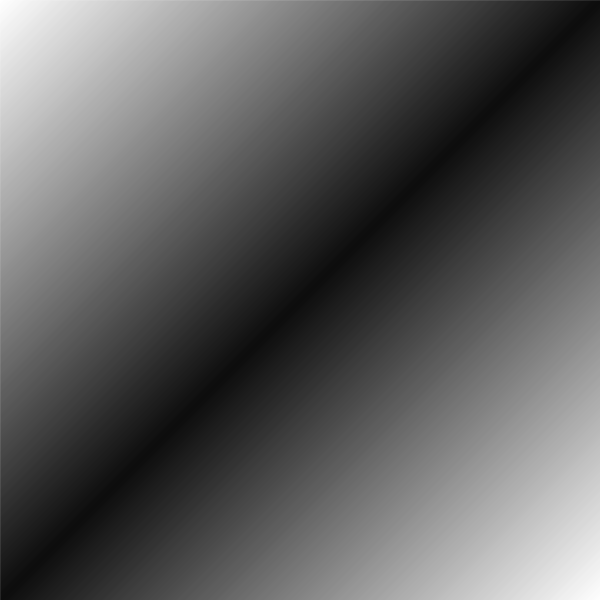
Frame 1 (no input)
Frame 60 (the mouse pressed at the canvas centre just before this capture): identical to frame 1, image omitted
Frame 120 (the mouse held since frame 60 and released just before this capture): identical to frame 1, image omitted

The Processing sketch that drew this single still picture (run headless with seeded random() and noise(); from frame 60 on, the mouse is pressed at the canvas centre):

// Processing sketch: processing_129144
// ── processing_129144.pde

int a = 0;
float b = 255;
int c = 0;
float d = 0;

void setup (){
size(600,600);
background(255);

}

void draw (){
  while(a < 600){
    stroke(b);
    line(a,0,0,a);
    a=a+1;
    b=b-(.425);
    
}
while(c < 600){
    stroke(d);
    line(c,600,600,c);
    c=c+1;
    d=d+(.425);
    
    
}

}
